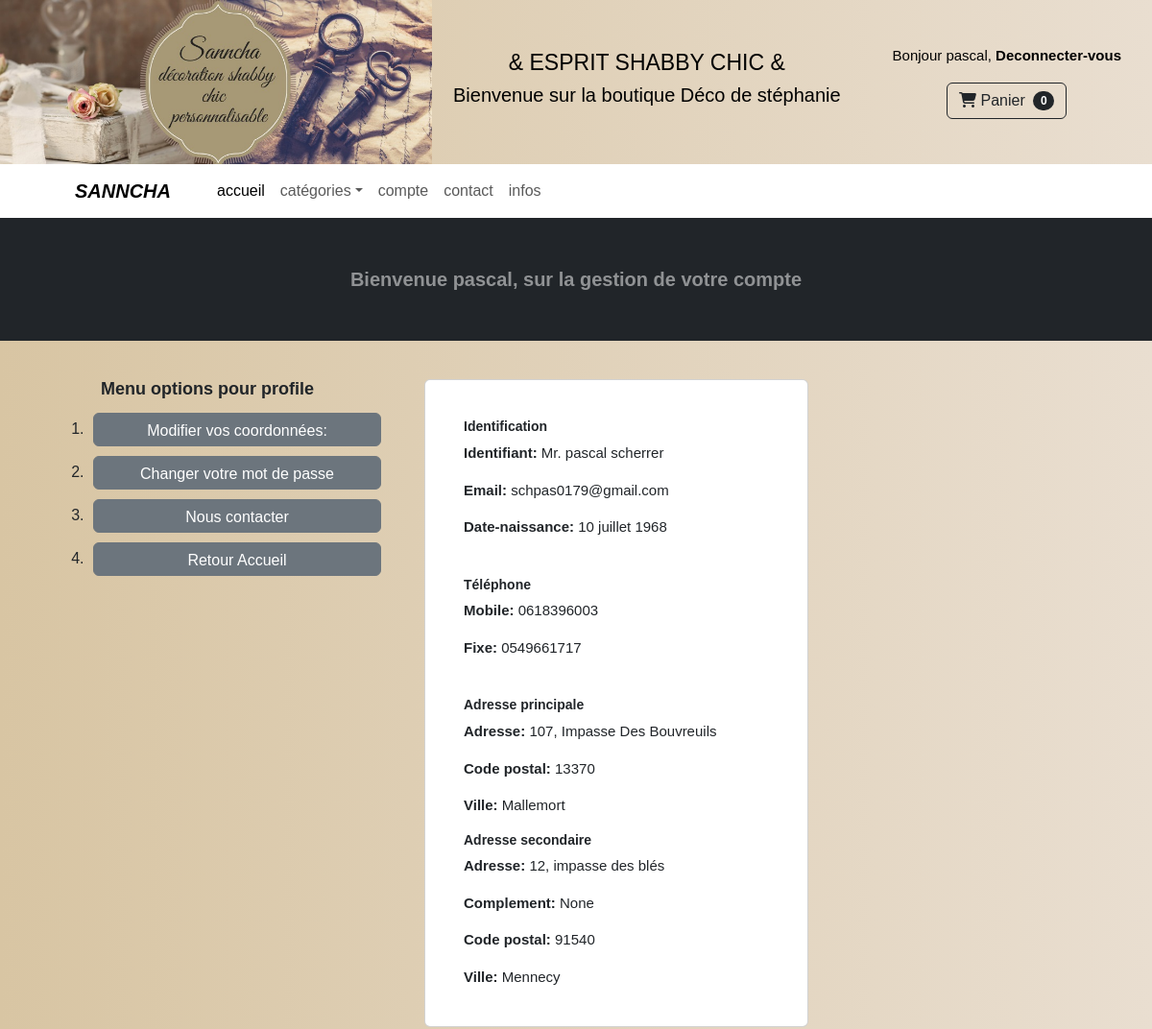
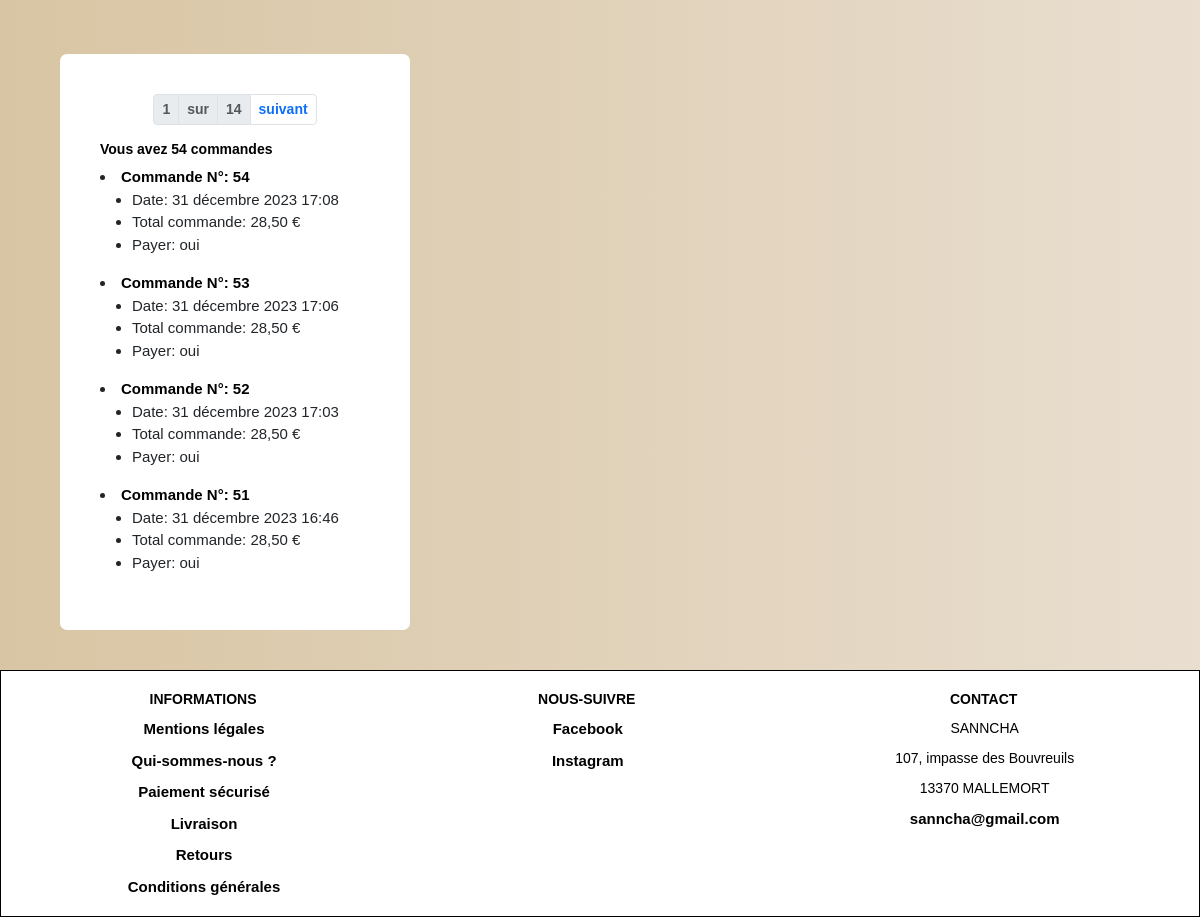
The app's page /account/dashboard/ (signed in) with its own data (2 pictures, top to bottom).
### account/models.py (models this page shows, shortened)
class Profile(models.Model):
    GENRE = (
        ('aucun', 'aucun'),
        ('Mme.', 'Mme.'),
        ('Mr.', 'Mr.'),
    )
    user = models.OneToOneField(settings.AUTH_USER_MODEL, on_delete=models.CASCADE)
    date_of_birth = models.DateField(blank=True, null=True)
    address_primary = models.CharField(max_length=250)
    complement_adress_primary = models.CharField(max_length=250, blank=True, null=True)
    postal_code_primary = models.CharField(max_length=20)
    city_primary = models.CharField(max_length=100)
    phoneNumber1 = models.CharField(max_length=16, blank=True, null=True)
    phoneNumber2 = models.CharField( max_length=16, blank=True, null=True)
    address_secondery = models.CharField(max_length=250, blank=True, null=True)
    complement_adress_secondary = models.CharField(max_length=250, blank=True, null=True)
    postal_code_secondery = models.CharField(max_length=20, blank=True, null=True)
    city_secondery = models.CharField(max_length=100, blank=True, null=True)
    genre = models.CharField(choices=GENRE, default=1, max_length=20)

### order/models.py (models this page shows, shortened)
class Order(models.Model):
    user = models.ForeignKey(settings.AUTH_USER_MODEL, on_delete=models.CASCADE, related_name='order_user')
    created = models.DateTimeField(auto_now_add=True)
    updated = models.DateTimeField(auto_now=True)
    total_order = models.DecimalField(max_digits=5, decimal_places=2)
    order_key = models.CharField(max_length=200)
    paid_status = models.BooleanField(default=False)
    stripe_id = models.CharField(max_length=250, blank=True)
    class Meta:
        ordering = ('-created',)
    def get_absolute_url(self):
        return reverse('order_list_by_order', args=[self.id])

### account/views.py (the view)
# urls.py: path("dashboard/", dashboard, name="dashboard"),
@login_required
def dashboard(request, orders_id=None):
	orders = None
	order_item = None
	if request.user.is_authenticated:
		user = User.objects.get (id=request.user.id)
		profile = Profile.objects.all()
		user_profile = profile.filter(user=user)
		order = Order.objects.filter(user=user)
		nb_order = order.count()
		paginator = Paginator(Order.objects.filter(user=user), 4)
		page_number = request.GET.get('page')
		try:
			p_order = paginator.page(page_number)
		except PageNotAnInteger:
			p_order = paginator.page(1)
		except EmptyPage:
			p_order = paginator.page(paginator.num_pages)
		nb_pages = "a" * p_order.paginator.num_pages
		if orders_id:
			orders = get_object_or_404(Order, id=orders_id)
			order_item = OrderItem.objects.filter(order_id=orders_id)
	else:
		return redirect("login")
	context = {
		"p_order": p_order,
		"orders": orders,
		"nb_pages": nb_pages,
		"order_item": order_item,
		"nb_order": nb_order,
		"user": user,
		"user_profile": user_profile,
	}
	return render(request, 'account/dashboard.html', context)

### cart/cart.py (called while the page is built)
	def __len__(self):
		return sum(item['quantity'] for item in self.cart.values())

### cart/context_processors.py (called while the page is built)
def cart(request):
	return {'cart': Cart(request)}

### account/templates/account/dashboard.html (shortened to what this page needs)
{% extends "base.html" %}
{% load static %}
{% block css %}
  <link rel="stylesheet" type="text/css" href="{% static 'css/style.css' %}">
{% endblock css %}
{% block content %}
<div id="dashboard">
  <header class="bg-dark py-1">
    <div class="container px-4 px-lg-5 my-5">
        <div class="text-center text-white-50">
            <h3 class="display-4 fw-bolder" style="font-size: 20px;">
                Bienvenue {{ user.first_name }}, sur la gestion de votre compte
            </h3>
        </div>
    </div>
  </header>
  <div class="group">
    <div class="block">
      <div class="menu">
        <h3 style="margin-left: 45px;">Menu options pour profile</h3>
        <ol>
          <li style="padding: 5px;"><a href='{% url "edit" %}#nav' class='btn btn-secondary' style="width: 300px; height: 35px;">Modifier vos coordonnées:</a></li>
          <li style="padding: 5px;"><a href='{% url "password_change" %}#nav' class='btn btn-secondary' style="width: 300px; height: 35px;">Changer votre mot de passe</a></li>
          <li style="padding: 5px;"><a href="{% url 'contact' %}#nav" class='btn btn-secondary' style="width: 300px; height: 35px;">Nous contacter</a></li>
          <li style="padding: 5px;"><a href="{% url 'home' %}#nav" class='btn btn-secondary' style="width: 300px; height: 35px;">Retour Accueil</a></li>
        </ol>
      </div>
      <div class="profil">
        <div class="card w-100 mb-3">
          <div class="card-body" style="padding: 40px;">
            <h5 class="card-title">Identification</h5>
            {% for item in user_profile %}
            <p class="card-text" style="font-size: 15px;"><span style="font-weight: 600;">Identifiant: </span>{{ item.genre }} {{ user.first_name }} {{ user.last_name }}</p>
            <p class="card-text" style="font-size: 15px;"><span style="font-weight: 600;">Email: </span>{{ user.username }}</p>
            <p class="card-text" style="font-size: 15px;"><span style="font-weight: 600;">Date-naissance: </span>{{ item.date_of_birth }}</p>
            <br/>
            <h5 class="card-title">Téléphone</h5>
            <p class="card-text" style="font-size: 15px;"><span style="font-weight: 600;">Mobile: </span>{{ item.phoneNumber1 }}</p>
            {% if item.phoneNumber2 is not None %}
              <p class="card-text" style="font-size: 15px;"><span style="font-weight: 600;">Fixe: </span>{{ item.phoneNumber2 }}</p>
            {% endif %}
            <br/>
            <h5 class="card-title">Adresse principale</h5>
            <p class="card-text" style="font-size: 15px;"><span style="font-weight: 600;">Adresse: </span>{{ item.address_primary }}</p>
            <p class="card-text" style="font-size: 15px;"><span style="font-weight: 600;">Code postal: </span>{{ item.postal_code_primary }}</p>
            <p class="card-text" style="font-size: 15px;"><span style="font-weight: 600;">Ville: </span>{{ item.city_primary }}</p>
            {% if item.address_secondery %}
            <h5 class="card-title">Adresse secondaire</h5>
            <p class="card-text" style="font-size: 15px;"><span style="font-weight: 600;">Adresse: </span>{{ item.address_secondery }}</p>
            <p class="card-text" style="font-size: 15px;"><span style="font-weight: 600;">Complement: </span>{{ item.complement_adress_secondary }}</p>
            <p class="card-text" style="font-size: 15px;"><span style="font-weight: 600;">Code postal: </span>{{ item.postal_code_secondery }}</p>
            <p class="card-text" style="font-size: 15px;"><span style="font-weight: 600;">Ville: </span>{{ item.city_secondery }}</p>
            {% endif %}
            {% endfor %}
          </div>
        </div>
      </div>
      <div class="order-list" style="min-width: 350px;">
        {% if order_item is None %}
        <div {% if not order %}class="selected"{% endif %}>
          {% if nb_order == 1 %}
            <h5><a href="{% url 'dashboard' %}#nav">Vous avez {{ nb_order }} commande</a></h5>
          {% elif nb_order > 1 %}
            {% include 'account/layouts/pagination_order.html' %}
            <h5> <a href="{% url 'dashboard' %}#nav">Vous avez {{ nb_order }} commandes</a></h5>
          {% else %}
            <h5>Vous n'avez pas de commande</h5>
          {% endif %}
        </div>
        <div class="list" style="font-size: 15px;"
          <ul>
            {% for item in p_order %}
            <li {% if orders_id == item.id %}class="selected"{% endif %}><a href="{{ item.get_absolute_url }}#dashboard">Commande N°: {{ item.id }}</a></li>
            <ul class="order">
              <li>Date: {{ item.created }} </li>
              <li>Total commande: {{ item.total_order }} €</li>
              {% if item.paid_status == False %}
              <li>Payer: En attente de reglement</li>
              {% else %}
              <li>Payer: oui </li>
              {% endif %}
            </ul>
            {% endfor %}
        </div>
      {% endif %}
    </div>
  </div>
</div>
{% endblock content %}

### store/templates/navbar.html (shortened to what this page needs)
{% load static %}
{% block css %}
    <link rel="stylesheet"
          type="text/css"
          href="{% static 'css/style.css' %}">
{% endblock css %}
<div id="navbar">
    <div class="group">
        <div class="left-section">
            <img src="{% static 'assets/logo.jpg' %}" alt="logo"></image>
        </div>
        <div class="center">
            <div class="text-center">
                <h1>& ESPRIT SHABBY CHIC &</h1>
                <h2>Bienvenue sur la boutique Déco de stéphanie</h2>
            </div>
        </div>
        <div class="right-section">
            <div class="user">
                {% if request.user.is_authenticated %}
                    <p>
                        Bonjour {{ request.user.first_name|default:request.user.username }},
                        <a href='{% url "logout" %}#navbar'>Deconnecter-vous</a>
                    </p>
                {% else %}
                    <p>
                        <a href='{% url "login" %}#nav'>Connecter-vous</a>
                    </p>
                {% endif %}
            </div>
            <form class="d-flex" style="margin-bottom: 20px;">
                <a href="{% url 'cart_detail' %}#nav" class="btn btn-outline-dark"><i class="fa-solid fa-cart-shopping"></i>
                                    Panier
                {% with total_qty=cart|length %}
                <span class="badge bg-dark text-white ms-1 rounded-pill" id="cart_quantity">
                    {% if total_qty > 0 %}
                        {{ total_qty }}
                    {% else %}
                        0
                    {% endif %}
                </span></a>
                {% endwith%}
            </form>
        </div>
    </div>
</div>
<div id="nav">
    <nav class="navbar navbar-expand-lg navbar-light bg-white">
        <div class="container px-4 px-lg-5">
            <a class="navbar-brand" href="{% url 'home' %}" style="font-style: oblique;">SANNCHA</a>
            <div class="collapse navbar-collapse" id="navbarSupportedContent">
                <ul class="navbar-nav me-auto mb-2 mb-lg-0 ms-lg-4">
                    <li class="nav-item"><a class="nav-link active" aria-current="page" href="{% url 'home' %}">accueil</a></li>
                    <li class="nav-item dropdown">
                        <a class="nav-link dropdown-toggle" id="navbarDropdown" href="#" role="button" data-bs-toggle="dropdown" aria-expanded="false">catégories</a>
                    </li>
                    {% if request.user.is_authenticated %}
                        <li class="nav-item"><a class="nav-link" href="{% url 'dashboard' %}#nav">compte</a></li>
                    {% endif %}
                    <li class="nav-item"><a class="nav-link" href="{% url 'contact' %}#nav">contact</a></li>
                    <li class="nav-item"><a class="nav-link" href="">infos</a></li>
                </ul>
            </div>
        </div>
    </nav>
</div>

### static_files/css/style.css (style rules this page uses)
* { padding: 0px; margin: 0px; font-family: Arial, Helvetica, sans-serif; }
body { background: linear-gradient(90deg, #d8c5a3, #e9ded0); padding: 0px; margin: 0px; }
h1 { font-size: 23px; }
h2 { font-size: 20px; }
h3 { font-size: 18px; font-weight: 600; }
h5 { font-size: 14px; font-weight: 600; }
a { text-decoration: none; color: black; font-weight: 600; position: relative; }
a::before { position: absolute; right: 0; left: 0; bottom: 0px; margin: auto; width: 0%; content: ''; color: transparent; background: black; height: 0px; transition: all 0.3sec; }
#navbar { padding: 0%; margin: 0%; color: black; }
#navbar .group { display: flex; width: 100%; flex-wrap: wrap; align-items: stretch; justify-content: space-between; }
#navbar .group .left-section { align-content: first baseline; margin: 0%; padding: 0%; min-width: min-content; max-width: max-content; }
#navbar .group .left-section img { display: block; max-width: 450px; min-width: 250px; }
#navbar .group .center { min-height: min-content; max-height: max-content; margin: 0px; padding: 0px; margin-right: auto; margin-left: auto; align-self: center; }
#navbar .group .center .text-center { text-align: center; }
#navbar .group .right-section { display: flex; flex-wrap: wrap; min-width: min-content; max-width: max-content; justify-content: space-around; height: auto; flex-direction: column; margin-left: auto; margin-right: auto; align-items: center; align-self: center; align-content: center; }
#navbar .group .right-section .user { min-width: min-content; max-width: max-content; height: max-content; padding: 20px 10px 0px 10px; font-size: 15px; }
#navbar .group .right-section .user a { font-size: 15px; }
#dashboard { width: 100%; }
#dashboard .group { width: 90%; margin-left: auto; margin-right: auto; margin-top: 40px; margin-bottom: 40px; display: flex; }
#dashboard .group .block { display: flex; flex-wrap: wrap; gap: 40px; }
#dashboard .group .block .profil { min-width: 400px; }
#dashboard .group .block .order-list { border-radius: 7px; background-color: #ffffff; padding: 40px; height: max-content; }

### records on screen
Profile: genre "Mr.", date_of_birth "10 juillet 1968", phoneNumber1 "0618396003", phoneNumber2 "0549661717", address_primary "107, Impasse Des Bouvreuils", postal_code_primary "13370", city_primary "Mallemort", address_secondery "12, impasse des blés", complement_adress_secondary "None", postal_code_secondery "91540", city_secondery "Mennecy"
Order: id "54", created "31 décembre 2023 17:08", total_order "28,50", paid_status "Payer: oui"
Order: id "53", created "31 décembre 2023 17:06", total_order "28,50", paid_status "Payer: oui"
Order: id "52", created "31 décembre 2023 17:03", total_order "28,50", paid_status "Payer: oui"
Order: id "51", created "31 décembre 2023 16:46", total_order "28,50", paid_status "Payer: oui"

### other values on screen
{{ request.user.first_name|default:request.user.username }} "pascal"
{{ user.first_name }} "pascal"
{{ user.last_name }} "scherrer"
{{ user.username }} "schpas0179@gmail.com"
{{ p_order.number }} "1"
{{ p_order.paginator.num_pages }} "14"
{{ nb_order }} "54"
